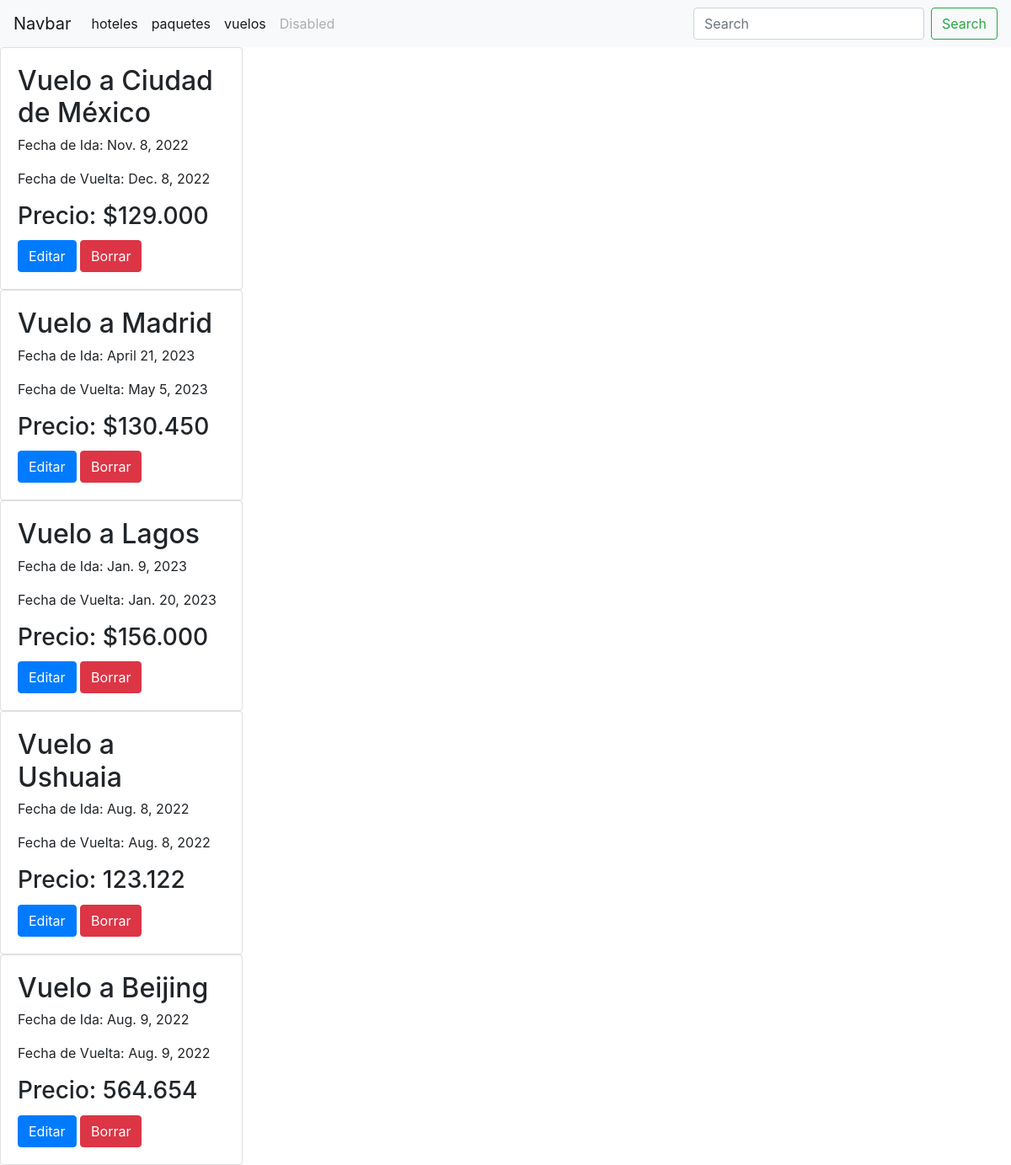
Page /info/viajes-vuelos/ on the earlier database version.
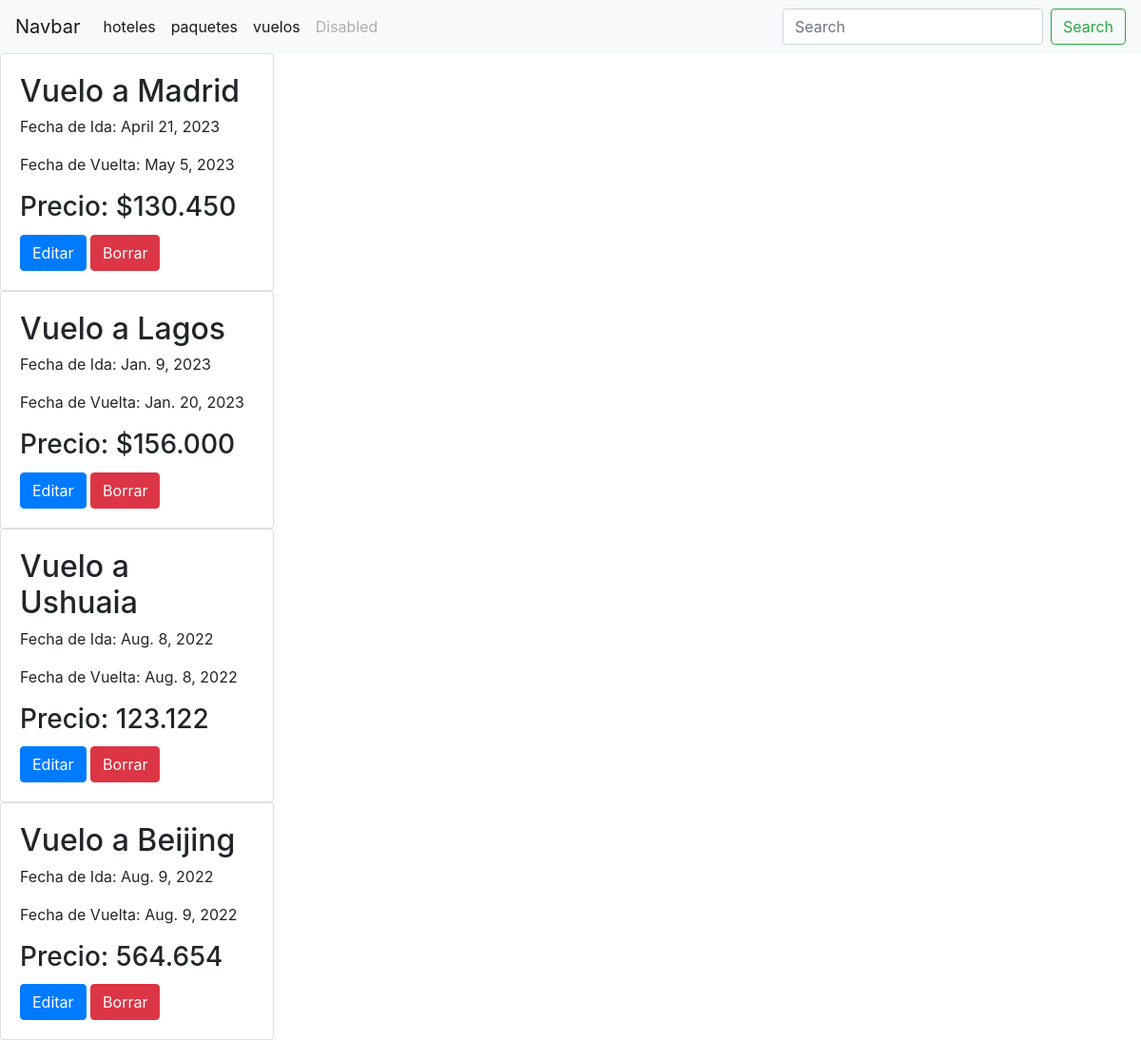
Same page on the later database version.
### viajes/models.py (models this page shows, shortened)
class Vuelo(models.Model):
    name = models.CharField(max_length=200)
    departure = models.TextField()
    destination = models.TextField()
    date_departue = models.DateField(auto_now_add=True, null=True, blank=True)
    date_return = models.DateField(auto_now_add=True, null=True, blank=True)
    price= models.FloatField()

### viajes/views.py (the view)
# urls.py: path("viajes-vuelos/",verVuelo),
def verVuelo(request):
    vuelos = Vuelo.objects.all()
    return render(request,"vuelo.html",context={"vuelos" : vuelos})

### template/vuelo.html (shortened to what this page needs)
{%  extends "template/base.html" %}
{% block contenidoquecambia %}
<!DOCTYPE html>
<html lang="en">
<head>
</head>
<body>
    {% for i in vuelos %}
        <div class="card" style="width: 18rem;">
            <div class="card-body">
            <h2 class="card-title">{{i.name}}</h2>
            <p class="card-text">Fecha de Ida: {{i.date_departue}}</p>
            <p class="card-text">Fecha de Vuelta: {{i.date_return}}</p>
            <h3 class="card-title">Precio: {{i.price}}</h3>
            <a href="#" class="btn btn-primary">Editar</a>
            <a href="/info/delete-vuelo/{{ i.id }}/" class="btn btn-danger">Borrar</a>
            </div>
        </div>
    {% endfor %}
</body>
</html>
{% endblock  %}

Differences in the rows shown:
removed Vuelo: name "Vuelo a Ciudad de México", date_departue "Nov. 8, 2022", date_return "Dec. 8, 2022", price "$129.000"
